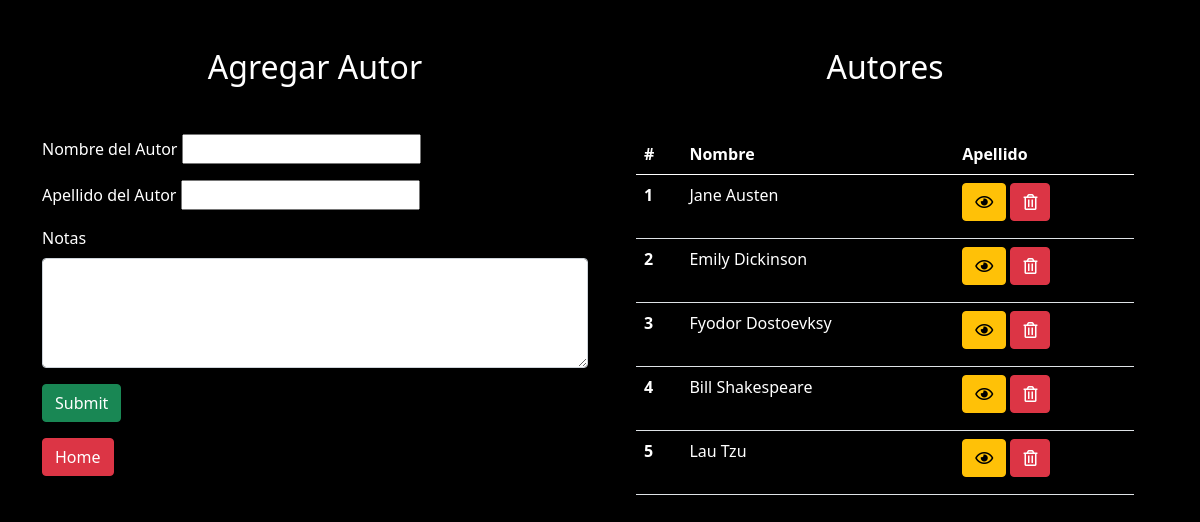
/autor, run on an earlier commit of the app's database.
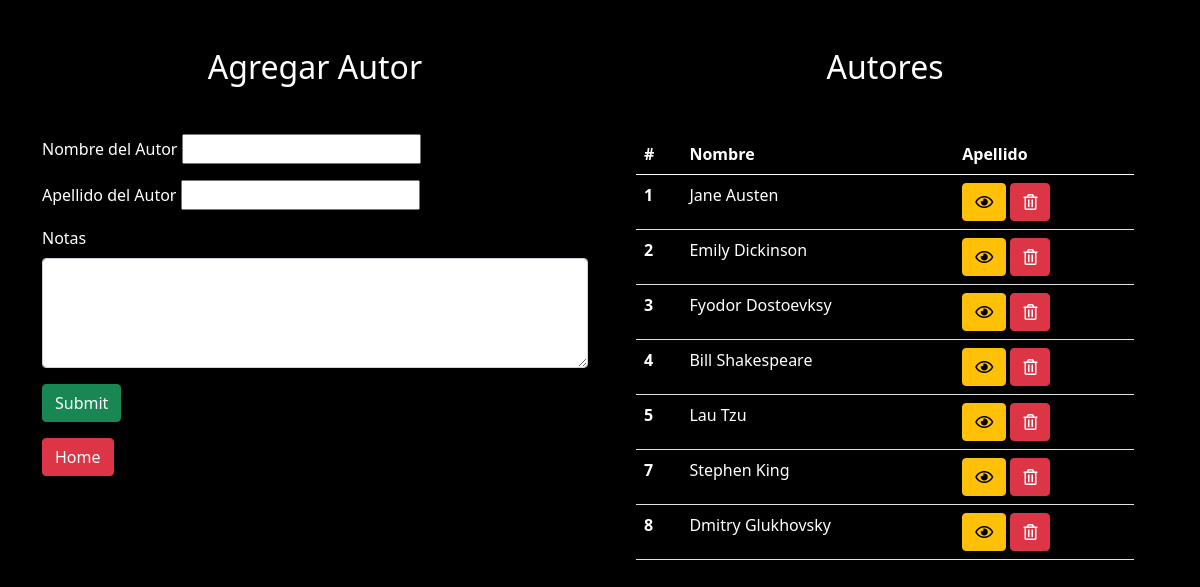
And on a later commit of the database.
### books_author_app/models.py (models this page shows, shortened)
class Author(models.Model):
    first_name = models.CharField(max_length=45)
    last_name = models.CharField(max_length=45)
    books = models.ManyToManyField(Book, related_name='authors')
    notes = models.TextField(default='a lot notes')
    created_at = models.DateTimeField(auto_now_add=True)
    updated_at = models.DateTimeField(auto_now=True)

### books_author_app/views.py (the view, shortened to what this page needs)
# urls.py: path('autor',views.autor),
def autor(request):
    if request.method == 'GET':
        all_author = Author.objects.all()
        context = {
            'autores': all_author
        }
        return render(request, 'autor.html', context)

### books_author_app/templates/autor.html (shortened to what this page needs)
<!DOCTYPE html>
<html lang="en">
<head>
    <link href="https://cdn.jsdelivr.net/npm/bootstrap@5.1.0/dist/css/bootstrap.min.css" rel="stylesheet"
>
    {%load static%}
    <link rel="stylesheet" href="{% static 'css/style.css' %}">
    <link rel="stylesheet" href="https://pro.fontawesome.com/releases/v5.10.0/css/all.css"
 />
</head>
<body>
    <div class="container">
        <div class="row">
            <div class="col-6">
                <h2 class="my-5 text-center">Agregar Autor</h2>
                <form method="POST" action="../autor">
                    <div class="my-3">
                        <label for="">Nombre del Autor</label>
                        <input type="text" name="name" required>
                    </div>
                    <div class="my-3">
                        <label for="">Apellido del Autor</label>
                        <input type="text" name="l_name" required>
                    </div>
                    <div class="mb-3">
                        <label for="exampleFormControlTextarea1" class="form-label">Notas</label>
                        <textarea class="form-control" id="exampleFormControlTextarea1" rows="4" name="notes"></textarea>
                    </div>
                    <button class="btn btn-success" type="submit">Submit</button>
                </form>
                <a href="/" class="btn btn-danger mt-3">Home</a>
            </div>
            <div class="col-6">
                <h2 class="my-5 text-center">Autores</h2>
                <div class="container">
                    <table class="table">
                        <thead>
                            <tr>
                                <th scope="col">#</th>
                                <th scope="col">Nombre</th>
                                <th scope="col">Apellido</th>
                            </tr>
                        </thead>
                        <div>
                            <tbody>
                                {% for autor in autores%}
                                <tr>
                                    <th scope="row">{{autor.id}}</th>
                                    <td>{{autor.first_name}} {{autor.last_name}}</td>
                                    <td><a href="/view/autor/{{autor.id}}" class="btn btn-warning"><i
                                                class="far fa-eye"></i></a>
                                        <a href="/delete_author/{{autor.id}}" class="btn btn-danger"><i
                                                class="far fa-trash-alt"></i></a>
                                    </td>
                                </tr>
                                {%endfor%}
                            </tbody>
                        </div>
                    </table>
                </div>
            </div>
        </div>
    </div>
</body>
</html>

What changed in the data, as far as the page shows it:
added Author: id "7", first_name "Stephen", last_name "King"
added Author: id "8", first_name "Dmitry", last_name "Glukhovsky"
